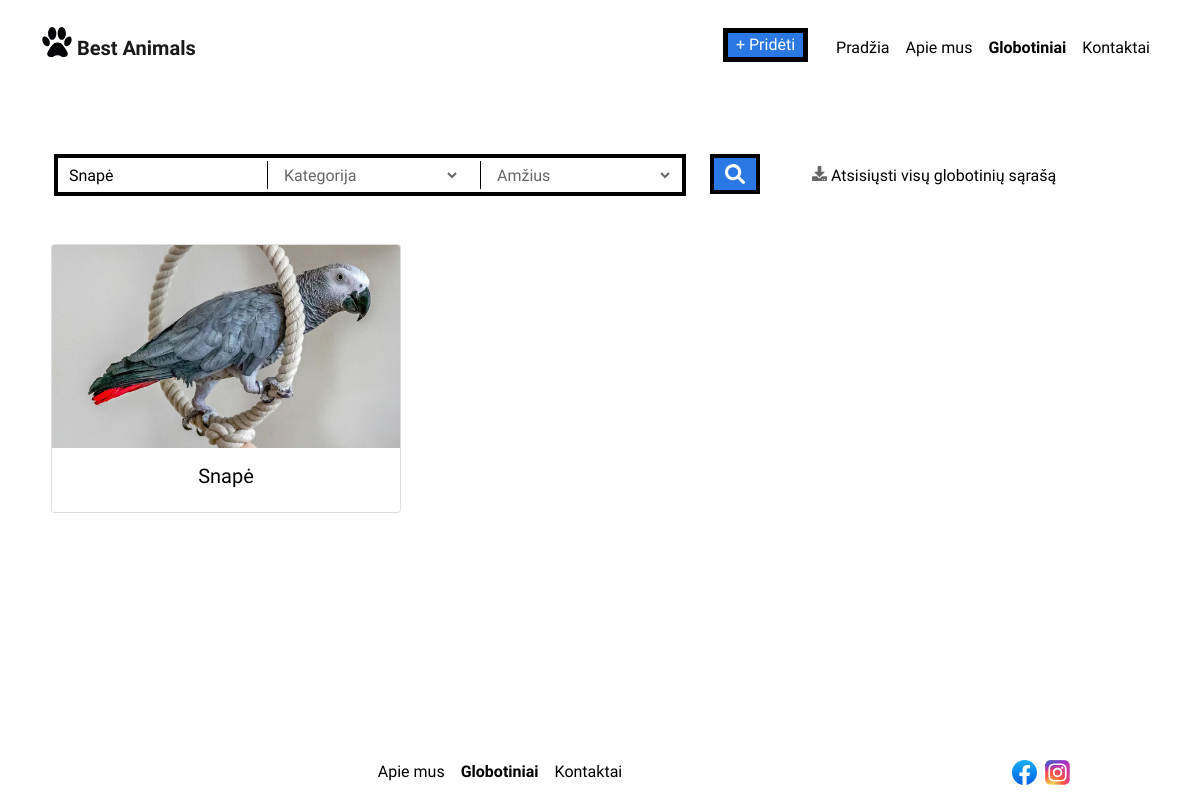
The app's page /puslapis/globotiniai.php?vardas=Snapė with its own data.
### tables this page shows
CREATE TABLE `gyvunai` (
  `gyvuno_id` int(40) NOT NULL,
  `vartotojo_id` int(40) NOT NULL,
  `kategorijos_id` int(40) NOT NULL,
  `vardas` varchar(50) NOT NULL,
  `amzius` date NOT NULL,
  `dokumentacija` varchar(10) NOT NULL,
  `aprasymas` varchar(800) NOT NULL,
  `foto_url` varchar(100) NOT NULL
);

### puslapis/globotiniai.php (the view, shortened to what this page needs)
<?php
$connect = getDBConnection();
$vardas = $kategorija = $amzius = "";
if (!empty($_GET["vardas"])) {$vardas = "AND vardas LIKE '%" . $_GET['vardas']."%'";}
$query = "SELECT * FROM gyvunai  WHERE 1 " . $vardas ." ". $kategorija ." ".  $amzius . " ORDER BY gyvuno_id DESC" ;
$statement = $connect->prepare($query);
$statement->execute();
$result = $statement->fetchAll();
    ?>
<!DOCTYPE html>
<html>
<head>
<link href="https://cdn.jsdelivr.net/npm/bootstrap@5.1.3/dist/css/bootstrap.min.css" rel="stylesheet">
<link href="./custom.css" rel="stylesheet">
</head>
<body class="d-flex flex-column min-vh-100 overflow-auto"  >
<nav class="navbar navbar-expand-md navbar-light">
<div class="container position-static">
<a class="navbar-brand " href="./">
<img src="./img/peda.svg" alt="..." height="30"> Best Animals
</a>
<div class="collapse navbar-collapse" id="navbarSupportedContent">
<ul class="navbar-nav ms-auto ">
<li class="nav-item">
<a class="nav-link prideti " href="./prideti.php">+ Pridėti</a>
</li>
<li class="nav-item">
<a class="nav-link " href="./">Pradžia</a>
</li>
<li class="nav-item">
<a class="nav-link" href="./apie_mus.html">Apie mus</a>
</li>
<li class="nav-item">
<a class="nav-link active" href="./globotiniai.php">Globotiniai</a>
</li>
<li class="nav-item">
<a class="nav-link" href="./kontaktai.html">Kontaktai</a>
</li>
</ul>
</div>
</div>
</nav>
		<div  style ="height:50px"> </div>
 <main class="container py-5">
 <div class="container">
  <form  >
  <div class="row " >
  <div class="col-auto  " id="outer" style="border: 4px solid black;">
  <div class="row-fix row " >
  <div class="col-auto line" >
  <input  class="paieska" name="vardas" type="search" placeholder="Įveskite gyvūno vardą" value="<?php if (!empty($_GET)) {echo $_GET['vardas'];}?>">
  </div>
              <div class=" col-auto line"><select class="paieska  " name="kategorija" onchange="this.form.submit()" >
			<option value="">Kategorija</option>
              </select> </div>
			      <div class=" col-auto "><select class="paieska " name="amzius" onchange="this.form.submit()">
			<option value="">Amžius</option>
              </select>
			  </div>
			  </div>
			  </div>
			  <button type="submit" class="col-auto mx-4 btn_ieskoti nav-link my-2 my-lg-0 "></button>
			  <div class="col-auto" style="display: flex;">
			  <a class=" nav-link " style="align-self: flex-end;" href="./download-animals-csv.php"><img style="margin-top:-7px" src="./img/download.svg" alt="..." height="15">
			    <span > Atsisiųsti visų globotinių sąrašą</a></a> </div>
</form>
</div>
  <p class="my-5">
  <div class="row row-fix" data-masonry="{&quot;percentPosition&quot;: true }">
   <?php foreach($result as $row => $option) { ?>
      <div class="col-sm-6 col-lg-4 mb-4" >
	<a class="galerija-link"  href="./aprasymas.php?id=<?php echo $option["gyvuno_id"]; ?>">
      <div class="card">
	<img class="bd-placeholder-img card-img-top" src="./img/skelbimu_img/<?php echo $option["foto_url"]; ?>" alt="..." width="100%" >
        <div class="card-body">
          <h5 class="card-title text-center"><?php echo $option["vardas"]; ?></h5>
        </div>
      </div></a>
    </div>
  <?php } ?>
  </div>
</main>
<div class="row mt-auto">
<div class="col my-auto col-6-offset">
<nav class="navbar navbar-expand-sm navbar-light ">
  <div class="container">
      <ul class="navbar-nav mx-auto ">
	        <li class="nav-item">
          <a class="nav-link " href="./apie_mus.html">Apie mus</a>
        </li>
        <li class="nav-item">
          <a class="nav-link active" href="./globotiniai.php">Globotiniai</a>
        </li>
		<li class="nav-item">
          <a class="nav-link" href="./kontaktai.html">Kontaktai</a>
        </li>
      </ul>
   </div>
 </nav>
  </div>
  <div class="col-4 col-sm-2 my-auto col-12-offset">
<img src="./img/facebook.svg" alt="..." height="25"> &nbsp;<img src="./img/instagram.svg" alt="..." height="25">
  </div>
   </div>
    </body>
</html>

### puslapis/custom.css (style rules this page uses)
html { overflow-y: scroll; }
.row { margin-left: 0; margin-right: 0; }
.row-fix { display: -webkit-box; display: flex; flex-wrap: wrap; margin-right: -15px; margin-left: -15px; }
body { font-family: 'Balsamiq Sans'; min-height:100vh; }
.nav-link { color: black !important; }
.galerija-link { color: black !important; text-decoration: none; }
.navbar-brand, .active { font-weight: 700 !important; }
.navbar-brand img { margin-top:-16px; }
.prideti { border: 5px solid black; padding: 0px; margin-right: 20px; background: #2b78e4; color: white !important; }
.navbar-expand-md { top:20px ; }
input,select { border: 4px solid; background: white; text-color:black; width: 150px; }
input.paieska { border:none; min-width:180px; height: 34px; }
input.paieska::placeholder { color: #666665; opacity: 1; }
select.paieska { border:0px; outline:0px; color: #666665; min-width:180px; }
.btn_ieskoti { background-repeat: no-repeat; background-size: 20px; background-position: center; background-color: #2b78e4; border: 4px solid; height: 40px; width: 50px; line-height: 40px; bottom: auto; right: 0%; left: auto; top: 0%; }
#outer { display: flex; flex-direction: row; justify-content: center; align-items: center; }
.line { padding-right: 21px; position: relative; }
.line:after { content: ''; position: absolute; right: 0; border-right: 1px solid black; top: 10%; bottom: 10%; }
select { //-webkit-appearance: none; //-moz-appearance: none; background: transparent; width: 150px; border: 0px solid #CCC; height: 34px; border: 4px solid; opacity: 1; }
option { background: white; border: 4px solid; }
::placeholder { color: #000000; opacity: 1; }

### records on screen
gyvunai: foto_url (picture), vardas "Snapė"
